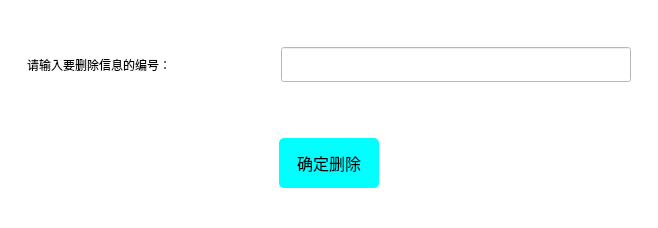
         <widget class="QWidget" name="BorrowDelete">
          <layout class="QHBoxLayout" name="horizontalLayout_47">
           <property name="leftMargin">
            <number>0</number>
           </property>
           <property name="topMargin">
            <number>0</number>
           </property>
           <property name="rightMargin">
            <number>0</number>
           </property>
           <property name="bottomMargin">
            <number>0</number>
           </property>
           <item>
            <widget class="QWidget" name="widget_47" native="true">
             <property name="styleSheet">
              <string notr="true">background-color: rgb(255, 255, 255);</string>
             </property>
             <layout class="QHBoxLayout" name="horizontalLayout_62">
              <item>
               <widget class="QWidget" name="widget_48" native="true">
                <property name="minimumSize">
                 <size>
                  <width>640</width>
                  <height>210</height>
                 </size>
                </property>
                <property name="maximumSize">
                 <size>
                  <width>640</width>
                  <height>210</height>
                 </size>
                </property>
                <layout class="QVBoxLayout" name="verticalLayout_10">
                 <item>
                  <widget class="QWidget" name="widget_49" native="true">
                   <layout class="QHBoxLayout" name="horizontalLayout_46">
                    <item>
                     <widget class="QLabel" name="label_34">
                      <property name="styleSheet">
                       <string notr="true">font: 75 12pt &quot;Agency FB&quot;;</string>
                      </property>
                      <property name="text">
                       <string>请输入要删除信息的编号：</string>
                      </property>
                     </widget>
                    </item>
                    <item>
                     <widget class="QLineEdit" name="borrowDelete">
                      <property name="minimumSize">
                       <size>
                        <width>350</width>
                        <height>35</height>
                       </size>
                      </property>
                      <property name="maximumSize">
                       <size>
                        <width>350</width>
                        <height>35</height>
                       </size>
                      </property>
                      <property name="inputMethodHints">
                       <set>Qt::ImhNone</set>
                      </property>
                      <property name="placeholderText">
                       <string/>
                      </property>
                      <property name="clearButtonEnabled">
                       <bool>true</bool>
                      </property>
                     </widget>
                    </item>
                   </layout>
                  </widget>
                 </item>
                 <item>
                  <widget class="QWidget" name="widget_54" native="true">
                   <layout class="QHBoxLayout" name="horizontalLayout_61">
                    <item>
                     <widget class="QPushButton" name="borrowDeleBtn">
                      <property name="minimumSize">
                       <size>
                        <width>100</width>
                        <height>50</height>
                       </size>
                      </property>
                      <property name="maximumSize">
                       <size>
                        <width>100</width>
                        <height>50</height>
                       </size>
                      </property>
                      <property name="font">
                       <font>
                        <pointsize>12</pointsize>
                       </font>
                      </property>
                      <property name="styleSheet">
                       <string notr="true">background-color: rgb(0, 255, 255);
border-radius:5px;</string>
                      </property>
                      <property name="text">
                       <string>确定删除</string>
                      </property>
                     </widget>
                    </item>
                   </layout>
                  </widget>
                 </item>
                </layout>
               </widget>
              </item>
             </layout>
            </widget>
           </item>
          </layout>
         </widget>
